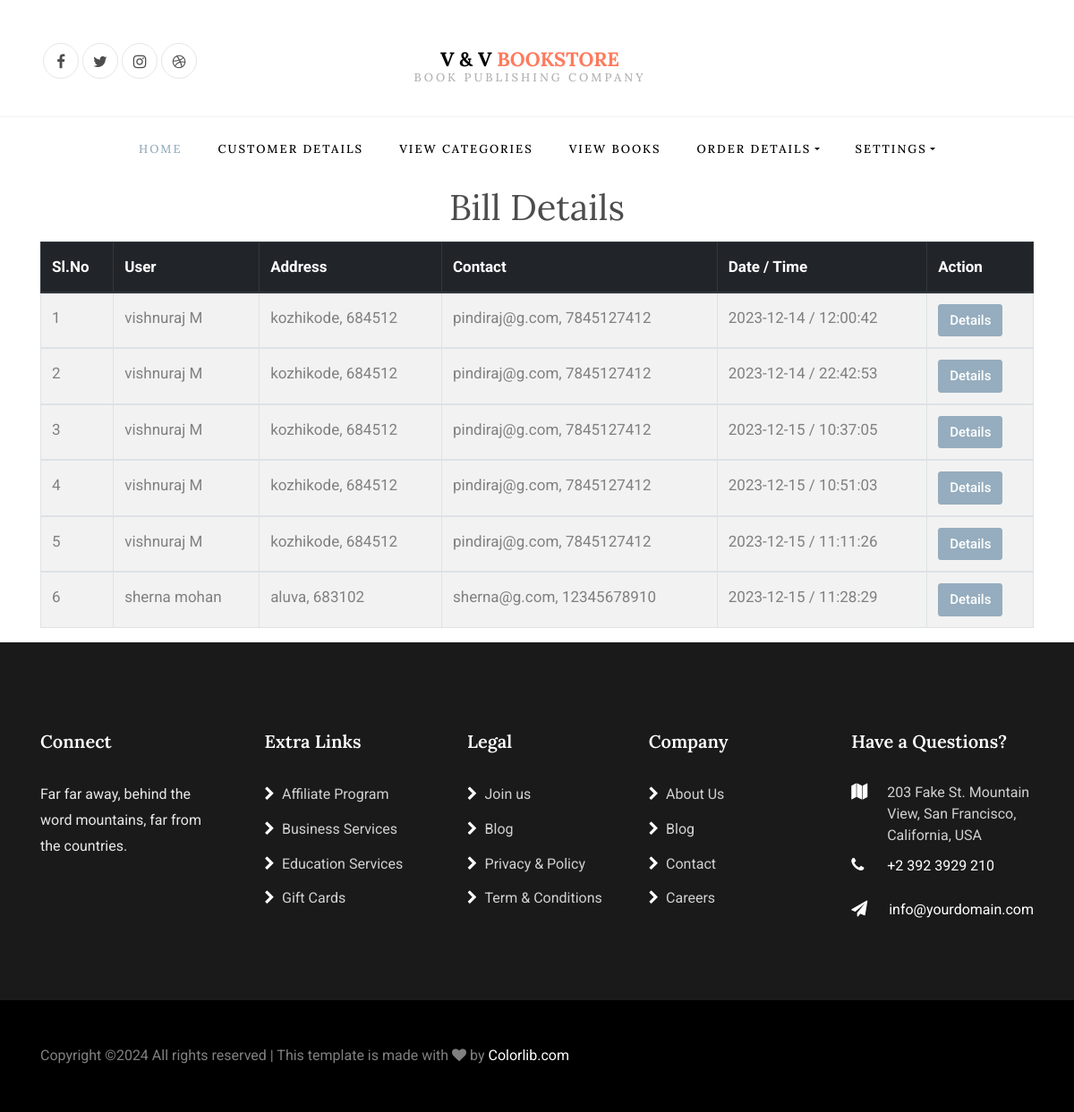
/admin_bill_view (signed in), run on the app's committed database.
### myapp/models.py (models this page shows)
class bill_master(models.Model):
    user_id = models.IntegerField()
    bill_no = models.CharField(max_length=50)
    bill_addr = models.CharField(max_length=500)
    total_amt = models.FloatField()
    dt = models.CharField(max_length=50)
    tm = models.CharField(max_length=50)

class customer_details(models.Model):
    user_id = models.IntegerField()
    fname = models.CharField(max_length=100)
    lname = models.CharField(max_length=100)
    dob = models.CharField(max_length=50)
    gender = models.CharField(max_length=10)
    addr = models.CharField(max_length=1000)
    pin = models.CharField(max_length=10)
    email = models.CharField(max_length=150)
    contact = models.CharField(max_length=20)
    status = models.CharField(max_length=10)

### myapp/views.py (the view)
# urls.py: path("admin_bill_view", views.admin_bill_view, name="admin_bill_view"),
def admin_bill_view(request):
    user_id = request.session['user_id']
    suc_l = bill_master.objects.all()
    bill_list = []
    for suc in suc_l:
        pr_l = bill_details.objects.filter(bill_id=int(suc.id))
        for pr in pr_l:
            p_l = book_master.objects.filter(id=pr.product_id)
            if len(p_l) >= 1:
                bill_list.append(suc)
                break
    ud_l = customer_details.objects.all()
    context = {'transaction_list': suc_l, 'msg': '', 'user_list': ud_l}
    return render(request, './myapp/admin_bill_view.html', context)

### myapp/templates/myapp/admin_bill_view.html (shortened to what this page needs)
{% extends 'myapp/admin_base.html' %}
{% load static %}
{% block body %}
<center>
    <h1>Bill Details</h1>
    <div class="container">
    <form role="form" name="frm" action="" method="post">
        <table class="table table-striped table-bordered auto-index">
            <thead class="thead-dark">
            <tr>
                <th>Sl.No</th>
                <th>User</th>
                <th>Address</th>
                <th>Contact</th>
                <th>Date / Time</th>
                <th>Action</th>
            </tr>
            </thead>
            {% for cs in transaction_list %}
            <tbody>
            <tr>
                <td></td>
                {% for h in user_list %}
                    {% if h.user_id == cs.user_id %}
					    <td>{{ h.fname }} {{ h.lname }}</td>
                        <td>{{h.addr}}, {{h.pin}}</td>
                        <td>{{h.email}}, {{h.contact}}</td>
				    {% endif %}
			    {% endfor %}
                <td>{{ cs.dt }} / {{ cs.tm }}</td>
                <td>
                    <a class="btn btn-primary"  href="../admin_bill_details_view?bill_id={{cs.id}}">Details</a>
                </td>
            </tr>
            <tbody>
            {% endfor %}
        </table>
    </form>
    </div>
</center>
{% endblock %}

### myapp/templates/myapp/admin_bill_view.html (style rules this page uses)
form { counter-reset: Serial; }
.auto-index td:first-child:before { counter-increment: Serial; content:counter(Serial); }

### data on the page
bill_master: dt "2023-12-14", tm "12:00:42"
customer_details: fname "vishnuraj", lname "M", addr "kozhikode", pin "684512", email "pindiraj@g.com", contact "7845127412"
bill_master: dt "2023-12-14", tm "22:42:53"
bill_master: dt "2023-12-15", tm "10:37:05"
bill_master: dt "2023-12-15", tm "10:51:03"
bill_master: dt "2023-12-15", tm "11:11:26"
bill_master: dt "2023-12-15", tm "11:28:29"
customer_details: fname "sherna", lname "mohan", addr "aluva", pin "683102", email "sherna@g.com", contact "12345678910"
